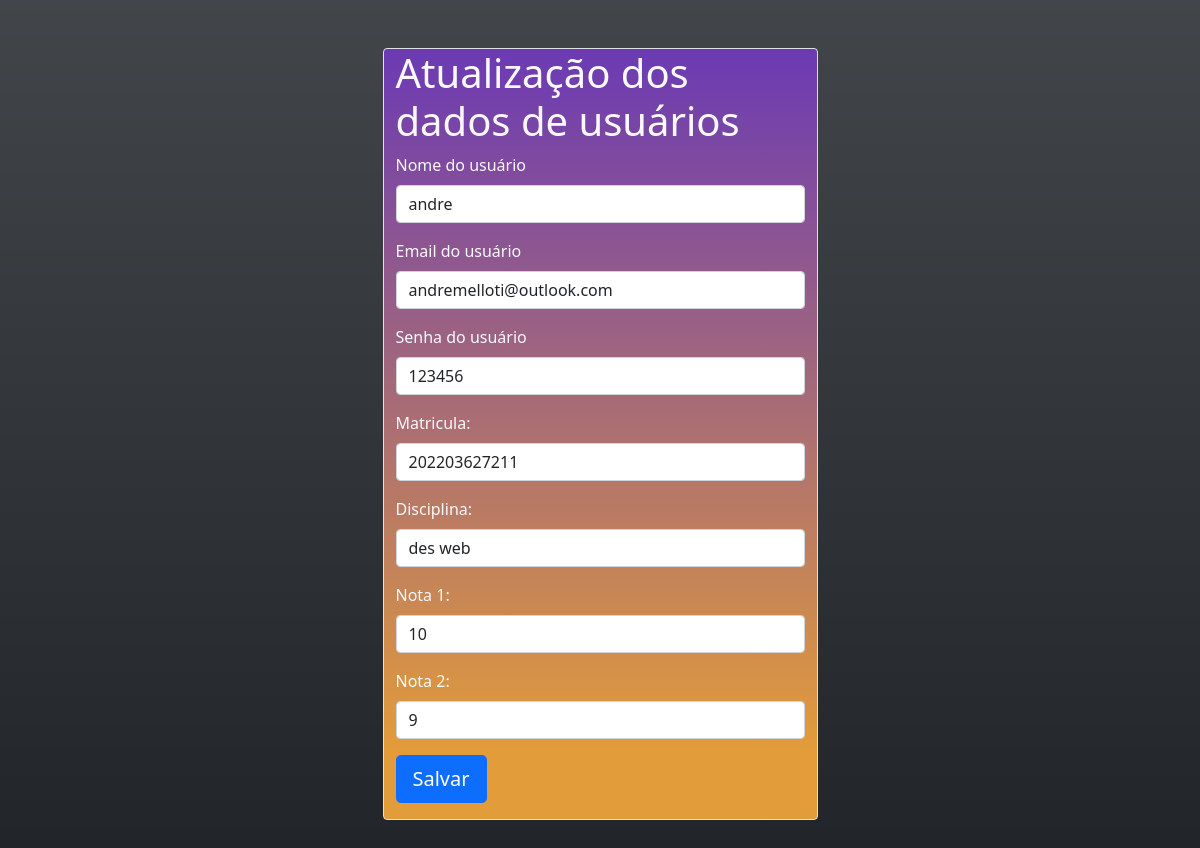
/Module/User/formulario_alterar.php?id=23, run on the app's committed database.
### tables this page shows
CREATE TABLE usuario (
      id INTEGER PRIMARY KEY AUTOINCREMENT, 
      nome TEXT,
      email TEXT, 
      senha TEXT,
      matricula TEXT,
      disciplina TEXT,
      nota1 TEXT,
      nota2 TEXT
    );

### Service/DatabaseService.php (called while the page is built, shortened)
<?php
class DatabaseService {
  private $db;
  public function __construct() {
     $this->db = new PDO('sqlite:'.__DIR__.'/../database.sqlite');
     $this->db->setAttribute(PDO::ATTR_ERRMODE, PDO::ERRMODE_EXCEPTION);
  }
  public function query($sql) {
    return $this->db->query($sql);
  }
}

### Module/User/formulario_alterar.php (the view, shortened to what this page needs)
<!doctype html>
<html lang="pt-br">
  <head>
    <link href="https://cdn.jsdelivr.net/npm/bootstrap@5.0.2/dist/css/bootstrap.min.css" rel="stylesheet">
  </head>
  <body class="bg-dark bg-gradient">
    <div class="container bg-dark bg-gradient ">
      <div class="row p-5  d-flex justify-content-center" >
      <div class="col-5 text-light border rounded " style=" background: rgb(253,29,29);
background: linear-gradient(180deg, rgba(253,29,29,1) 0%, rgba(107,58,180,1) 0%, rgba(226,156,58,1) 91%);" >
    <h1>Atualização dos dados de usuários</h1>
 <form action="alterar.php" method="post">
      <?php
      $id = $_GET['id'];
     require_once('../../Service/DatabaseService.php');
$db = new DatabaseService();
     $usuarios = $db->query("SELECT * FROM usuario where id =  $id ");
 foreach($usuarios as $linha) {
     echo '
     <input type="hidden" name="id" value="'.$id.'" >
      <div class="mb-3">
        <label for="nome" class="form-label">Nome do usuário</label>
        <input type="text" value="'.$linha['nome'].'" class="form-control" id="nome"
          name="nome" placeholder="Nome completo">
      </div>
       <div class="mb-3">
        <label for="email" class="form-label">Email do usuário</label>
        <input type="email"  value="'.$linha['email'].'" class="form-control" id="email"
          name="email" placeholder="nome@email">
      </div>
      <div class="mb-3">
        <label for="senha" class="form-label">Senha do usuário</label>
        <input type="text"  value="'.$linha['senha'].'" class="form-control" id="senha"
          name="senha" >
      </div>
      <div class="mb-3">
        <label for="matricula" class="form-label">Matricula: </label>
        <input type="text"  value="'.$linha['matricula'].'" class="form-control" id="matricula"
          name="matricula" >
      </div>
      <div class="mb-3">
        <label for="disciplina" class="form-label">Disciplina: </label>
        <input type="text"  value="'.$linha['disciplina'].'" class="form-control" id="disciplina"
          name="disciplina" >
      </div>
      <div class="mb-3">
        <label for="nota1" class="form-label">Nota 1: </label>
        <input type="text"  value="'.$linha['nota1'].'" class="form-control" id="nota1"
          name="nota1" >
          </div>
      <div class="mb-3">
        <label for="nota2" class="form-label">Nota 2: </label>
        <input type="text"  value="'.$linha['nota2'].'" class="form-control" id="nota2"
          name="nota2" >
          </div>
      <div class="mb-3">
        <input type="submit" class="btn btn-primary btn-lg"           value="Salvar" >
      </div>';
      }
        ?>
    </form>
  </body>
</html>

### data on the page
usuario: nome "andre", email "andremelloti@outlook.com", senha "123456", matricula "202203627211", disciplina "des web", nota1 "10", nota2 "9"
